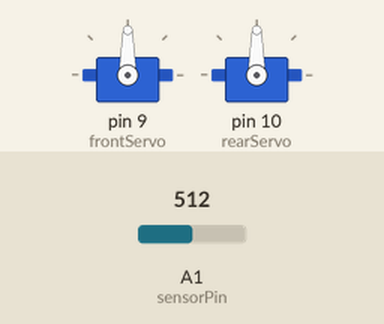
The sketch below on a simulated Arduino Uno, built with avr-gcc and run on an emulated ATmega328P. On the bench: 2 × servo. The inputs (shaded band) are chosen by the test bench; at power-on: A1 (sensorPin) = 512.

Above: at 4.2 s.
4.3 s: A1 (sensorPin) set to 367
6.0 s: A1 (sensorPin) set to 339
At 6.85 s:
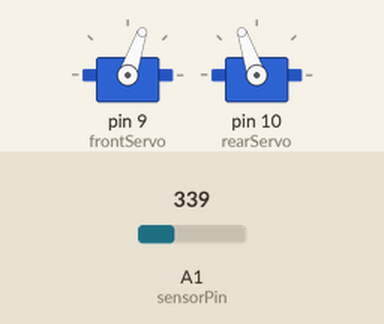
9.0 s: A1 (sensorPin) set to 511
At 10.3 s:
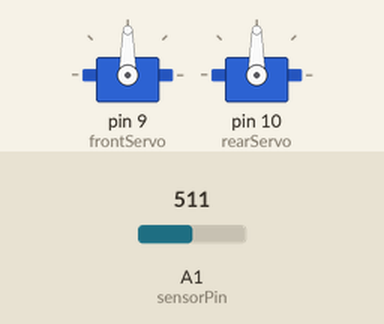
Timing chart, 0 to 12.0 s (numbered marks = the images above; inputs shaded):
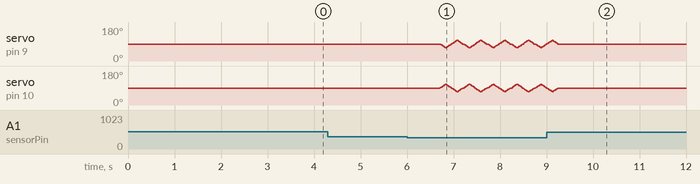

Measured:
- the behaviour switches between 351 and 350 on A1 (sensorPin) (found by bisection; images 0 and 1)
- after the input at 4.3 s, every drawn part: stays the same
- after the input at 9.0 s, servo on pin 9 (frontServo), servo on pin 10 (rearServo): goes on until 9.2 s, then stays 90°

The sketch:

insect-bot-race.ino
```cpp
// //////////////////////////////////////////////////////////////////////////////////////
// INSECT BOT MINI (Insectbot Kit Product Code: KIT0051                                //
// http://www.dfrobot.com/index.php?route=product/product&product_id=1055              //
//                                                                                     //
// modified by Lumi for DFRobot.com                                                    //
// Leopard Research class version - RACING VERSION                                     //
// 2016/8/3                                                                            //
/////////////////////////////////////////////////////////////////////////////////////////

#include <Servo.h>                        // include servo control library
Servo frontServo;                         // front and rear servos
Servo rearServo;
const int walkSpeed = 0;                  // time delay between steps (ms)
const int servoStepDelay = 6;             // delay between servo angle steps
const int centerPos = 90;                 // center servo angle (degrees)
int frontServoPos = centerPos;
int backServoPos = centerPos;
const int servoOffset = 20;               // degrees to change servo angle when walking
int frontRightUp = 70;                    // servo angles for backing up
int frontLeftUp = 110;
int backRightForward = 70;
int backLeftForward = 110;
int centerTurnPos = 81;
int frontTurnRightUp = 70;
int frontTurnLeftUp = 110;
int backTurnRightForward = 70;
int backTurnLeftForward = 110;
int distance = 0;                         // distance from object (0 - 1000), from sensor
int sensorPin = A1;                       // sensor uses analog pin A1
// note: bigger values are farther away, smaller values are closer
int dangerDistance = 350;                 // below this sensor reading, react

// this function runs only one time, when the Arduino starts
void setup()
{
  frontServo.attach(9);                     // attach servos to pins 9 and 10
  rearServo.attach(10);
  pinMode(sensorPin, INPUT);                // set sensor pin to read signals
  frontServo.write(centerPos);              // center servos
  rearServo.write(centerPos);

  delay(3000);                              // wait 3 seconds before starting walking
  //Serial.begin(9600);                     // serial data setup - for debugging
}

// check distance to obstacle, from sensor
void scan()
{
  // read 5 distance values
  distance = 0;
  for (int i = 0; i < 5; i = i + 1)
  {
    int distanceRead = analogRead(sensorPin);
    // serial output, for testing
    //Serial.print(distanceRead);
    distance = distance + distanceRead;
  }
  // Average value (helps filter sensor noise)
  distance = distance / 5;
  delay(20);
}

// walk forward
void moveForward()
{
  // if servoOffset is 20 (20 degrees), the front servo goes from 90 to 70 to 90 to 110 to 90 degrees
  stepRightFootForward(); // step right
  stepLeftFootForward();  // back to neutral
  stepLeftFootForward();  // step left
  stepRightFootForward(); // back to neutral
}

void stepRightFootForward()
{
  // move the servo in steps for smoother motion
  for (int stepNum = 0; stepNum < servoOffset; stepNum++)
  {
    frontServoPos--;
    backServoPos++; // back servo does the opposite of front servo
    frontServo.write(frontServoPos);
    rearServo.write(backServoPos);
    delay(servoStepDelay);
  }
}

void stepLeftFootForward()
{
  // move the servo in steps for smoother motion
  for (int stepNum = 0; stepNum < servoOffset; stepNum++)
  {
    frontServoPos++;
    backServoPos--;
    frontServo.write(frontServoPos);
    rearServo.write(backServoPos);
    delay(servoStepDelay);
  }
}

// walk backwards to the left
void moveBackRight()
{
  frontServo.write(frontRightUp);
  rearServo.write(backRightForward-6);
  delay(110);
  frontServo.write(centerPos);
  rearServo.write(centerPos-6);
  delay(80);
  frontServo.write(frontLeftUp+9);
  rearServo.write(backLeftForward-6);
  delay(110);
  frontServo.write(centerPos);
  rearServo.write(centerPos);
  delay(80);
}

// walk forward to the left
void moveTurnLeft()
{
  frontServo.write(frontTurnRightUp);
  rearServo.write(backTurnLeftForward);
  delay(110);
  frontServo.write(centerTurnPos);
  rearServo.write(centerTurnPos);
  delay(80);
  frontServo.write(frontTurnLeftUp);
  rearServo.write(backTurnRightForward);
  delay(110);
  frontServo.write(centerTurnPos);
  rearServo.write(centerTurnPos);
  delay(80);
}

// blink LED. This function can be called in any situation you want. Just add led();
// in the code where you want to blink the LED.
void led(int numBlinks){
  // loop for the LED to blink it numBlinks times for 0.05 sec on and 0.1 sec off
  for (int l = 0; l <= numBlinks; l++)
  {
    digitalWrite(13, HIGH);
    delay(50);
    digitalWrite(13, LOW);
    delay(100);
  }
}

// this function runs repeatedly
void loop()
{
  // call function for checking the distance
  scan();
  //Serial.println(distance);
  if (distance > 1) // filters out the zero readings
  {
    // an obstacle is being detected, blink lights
    if (distance > dangerDistance)
    {
      reactToDanger();
    }
    else
    {
      // all clear, no obstacle detected. Just walk forward
      moveForward();
      delay(walkSpeed/100);
    }
  }
}

void reactToDanger()
{
  led(5); // Blink LED 5x
}
```
